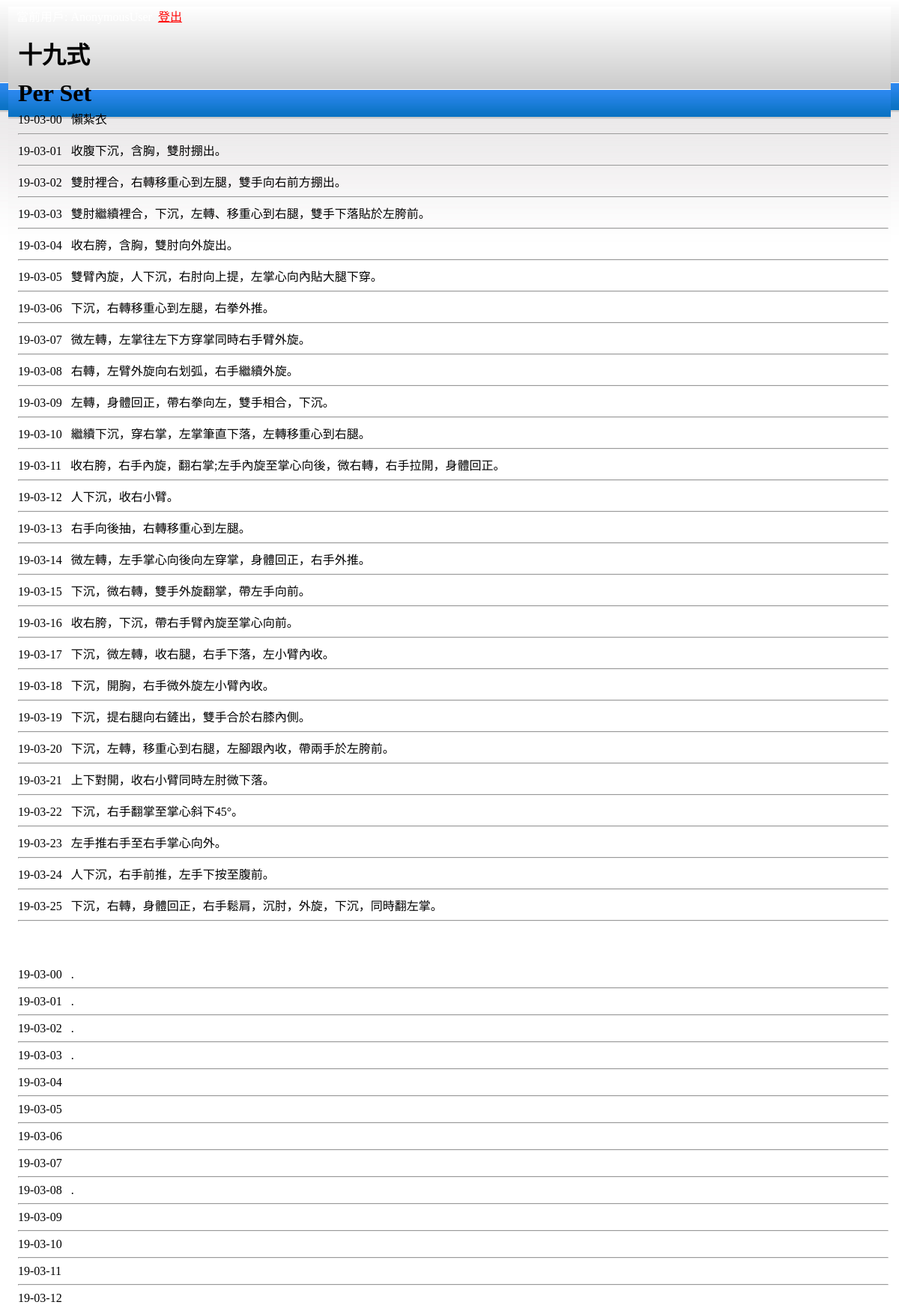
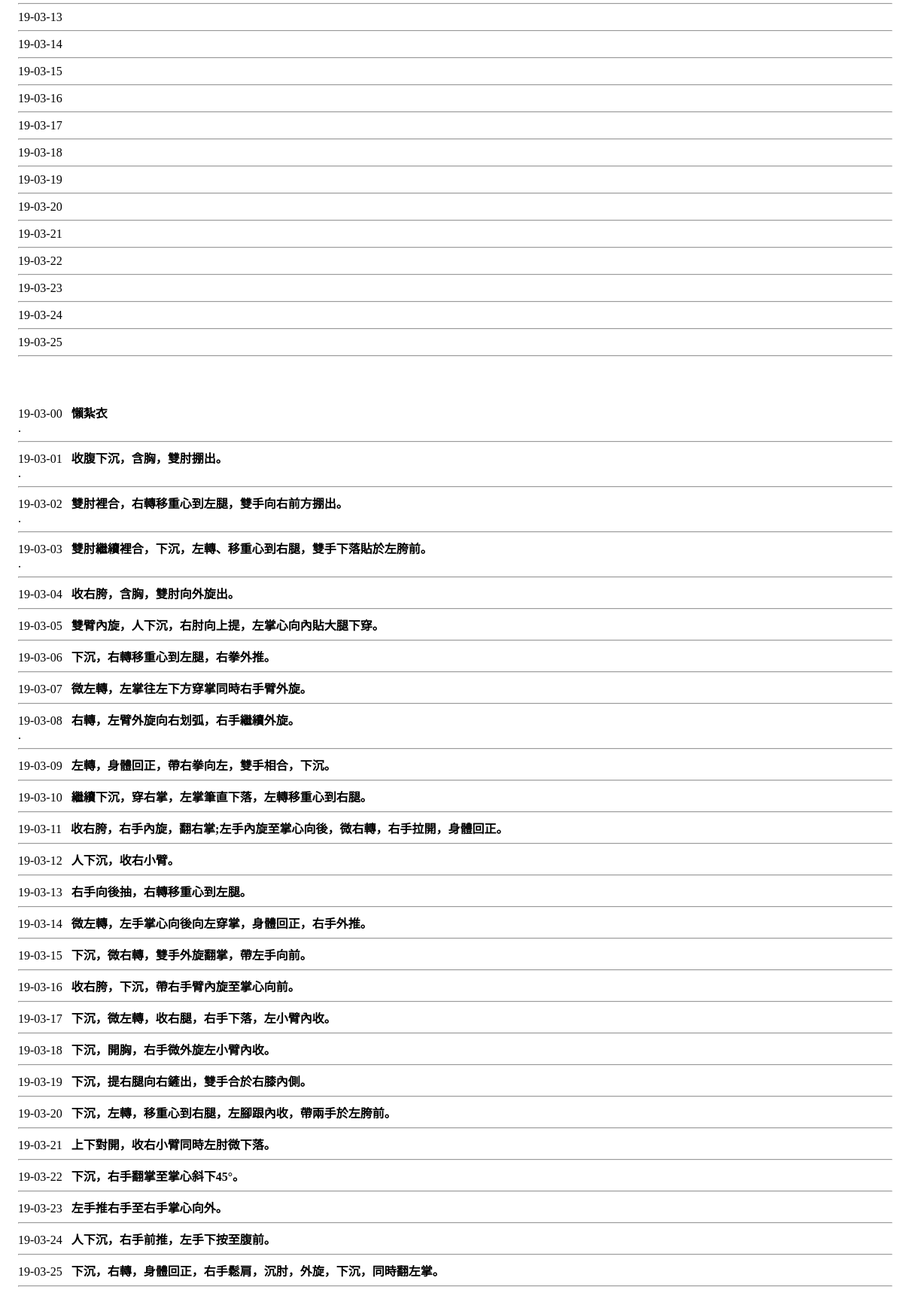
Page /routes/style19/3/ on the committed database (2 pictures, top to bottom).
### itaiching/models.py (models this page shows, shortened)
class TaichiMove(models.Model):
    stylenum= models.IntegerField(default=19,verbose_name="幾式")
    setnum = models.IntegerField(default=1,verbose_name="第幾式")
    movenum = models.IntegerField(default=0,verbose_name="第幾動")
    pagenum = models.IntegerField(default=130,verbose_name="第幾頁")
    mnemonic = models.CharField(default=".",max_length=20,verbose_name="助憶")
    title = models.CharField(max_length=200,verbose_name="動作口訣")
    description = models.CharField(max_length=2000,verbose_name="動作要求")
    mynote = models.CharField(default=".", max_length=600,verbose_name="我的筆記")
    class Meta:
        verbose_name = "(3)動作"
        verbose_name_plural = "(3)動作"

### itaiching/views.py (the view)
# urls.py: url(r'^style19/(?P<setnum>[0-9]+)/$', views.style19detail, name='style19detail'),
def style19detail(request, setnum):
    item_list = TaichiMove.objects.filter(stylenum=19,setnum=setnum).order_by('setnum', 'movenum')[:3000]
    context = {'current_user':request.user,'page_title':'十九式','item_list': item_list}
    return render(request, 'itaiching/style19detail.html', context)

### itaiching/templates/itaiching/style19detail.html
{% extends 'itaiching/base.html' %}
{% block content %}
<h1>Per Set</h1>
{% for item in item_list %}
{{ item.stylenum|stringformat:"02d" }}-{{ item.setnum|stringformat:"02d" }}-{{ item.movenum|stringformat:"02d" }} &nbsp;
{{ item.title }}<br>
<hr>
{% endfor %}
<br><br><br>
{% for item in item_list %}
{{ item.stylenum|stringformat:"02d" }}-{{ item.setnum|stringformat:"02d" }}-{{ item.movenum|stringformat:"02d" }} &nbsp;
{{ item.description }}<br>
<hr>
{% endfor %}
<br><br><br>
{% for item in item_list %}
{{ item.stylenum|stringformat:"02d" }}-{{ item.setnum|stringformat:"02d" }}-{{ item.movenum|stringformat:"02d" }} &nbsp;
<b>{{ item.title }}</b><br>
{{ item.description }}
<hr>
{% endfor %}
{% endblock %}

### itaiching/static/itaiching/style.css (style rules this page uses)
h1 { margin: 3px 0px 3px 0px; }
body, html { padding: 0px 3px 10px 3px; background-color: #D8DBE2; background:#fff url(images/bg.jpg) repeat-x; }

### rows in the picture
TaichiMove: stylenum "19", setnum "03", movenum "00", title "懶紮衣", description "."
TaichiMove: stylenum "19", setnum "03", movenum "01", title "收腹下沉，含胸，雙肘掤出。", description "."
TaichiMove: stylenum "19", setnum "03", movenum "02", title "雙肘裡合，右轉移重心到左腿，雙手向右前方掤出。", description "."
TaichiMove: stylenum "19", setnum "03", movenum "03", title "雙肘繼續裡合，下沉，左轉、移重心到右腿，雙手下落貼於左胯前。", description "."
TaichiMove: stylenum "19", setnum "03", movenum "04", title "收右胯，含胸，雙肘向外旋出。"
TaichiMove: stylenum "19", setnum "03", movenum "05", title "雙臂內旋，人下沉，右肘向上提，左掌心向內貼大腿下穿。"
TaichiMove: stylenum "19", setnum "03", movenum "06", title "下沉，右轉移重心到左腿，右拳外推。"
TaichiMove: stylenum "19", setnum "03", movenum "07", title "微左轉，左掌往左下方穿掌同時右手臂外旋。"
TaichiMove: stylenum "19", setnum "03", movenum "08", title "右轉，左臂外旋向右划弧，右手繼續外旋。", description "."
TaichiMove: stylenum "19", setnum "03", movenum "09", title "左轉，身體回正，帶右拳向左，雙手相合，下沉。"
TaichiMove: stylenum "19", setnum "03", movenum "10", title "繼續下沉，穿右掌，左掌筆直下落，左轉移重心到右腿。"
TaichiMove: stylenum "19", setnum "03", movenum "11", title "收右胯，右手內旋，翻右掌;左手內旋至掌心向後，微右轉，右手拉開，身體回正。"
TaichiMove: stylenum "19", setnum "03", movenum "12", title "人下沉，收右小臂。"
TaichiMove: stylenum "19", setnum "03", movenum "13", title "右手向後抽，右轉移重心到左腿。"
TaichiMove: stylenum "19", setnum "03", movenum "14", title "微左轉，左手掌心向後向左穿掌，身體回正，右手外推。"
TaichiMove: stylenum "19", setnum "03", movenum "15", title "下沉，微右轉，雙手外旋翻掌，帶左手向前。"
TaichiMove: stylenum "19", setnum "03", movenum "16", title "收右胯，下沉，帶右手臂內旋至掌心向前。"
TaichiMove: stylenum "19", setnum "03", movenum "17", title "下沉，微左轉，收右腿，右手下落，左小臂內收。"
TaichiMove: stylenum "19", setnum "03", movenum "18", title "下沉，開胸，右手微外旋左小臂內收。"
TaichiMove: stylenum "19", setnum "03", movenum "19", title "下沉，提右腿向右鏟出，雙手合於右膝內側。"
TaichiMove: stylenum "19", setnum "03", movenum "20", title "下沉，左轉，移重心到右腿，左腳跟內收，帶兩手於左胯前。"
TaichiMove: stylenum "19", setnum "03", movenum "21", title "上下對開，收右小臂同時左肘微下落。"
TaichiMove: stylenum "19", setnum "03", movenum "22", title "下沉，右手翻掌至掌心斜下45°。"
TaichiMove: stylenum "19", setnum "03", movenum "23", title "左手推右手至右手掌心向外。"
TaichiMove: stylenum "19", setnum "03", movenum "24", title "人下沉，右手前推，左手下按至腹前。"
TaichiMove: stylenum "19", setnum "03", movenum "25", title "下沉，右轉，身體回正，右手鬆肩，沉肘，外旋，下沉，同時翻左掌。"

### other values in the picture
{{ page_title }} "十九式"
